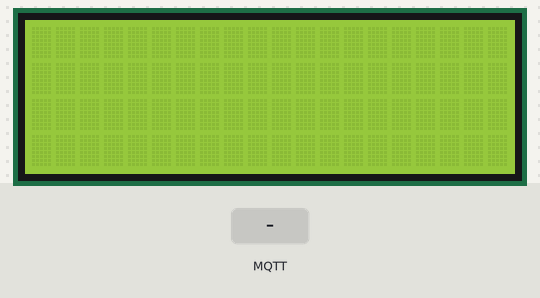
Bench run of a sketch on a simulated Arduino MKR. Parts: 20×4 character LCD. The inputs (shaded band) are chosen by the test bench. WiFi joins after 1.5 s; servers stay silent unless stated; no MQTT or app messages arrive unless stated; what the sketch prints to the serial monitor is not drawn.

Above: at 2.8 s.
2.9 s: MQTT message "on" arrives on the first subscribed topic
At 3.7 s:
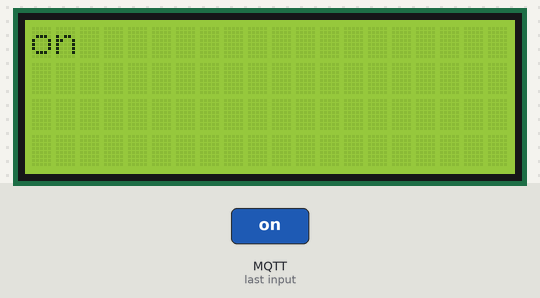
4.5 s: MQTT message "off" arrives on the first subscribed topic
At 5.1 s:
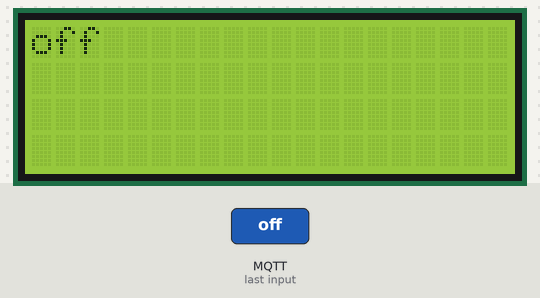
6.2 s: MQTT message "1" arrives on the first subscribed topic
At 7.3 s:
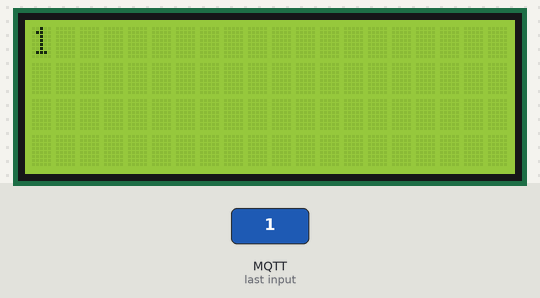
Timing chart, 0 to 9.2 s (numbered marks = the images above; inputs shaded):
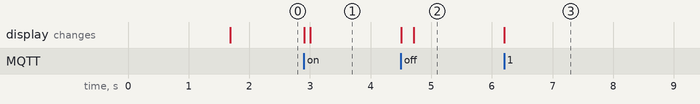

The sketch:

TFMAntoniSubscriberAndWriteLCD.ino
```cpp
#include <Wire.h>
#include <LiquidCrystal_I2C.h>

#include <ArduinoMqttClient.h>
#if defined(ARDUINO_SAMD_MKRWIFI1010) || defined(ARDUINO_SAMD_NANO_33_IOT) || defined(ARDUINO_AVR_UNO_WIFI_REV2)
  #include <WiFiNINA.h>
#elif defined(ARDUINO_SAMD_MKR1000)
  #include <WiFi101.h>
#elif defined(ARDUINO_ESP8266_ESP12)
  #include <ESP8266WiFi.h>
#endif


char ssid[] = "TP-Link_0846";        // your network SSID (name)
char pass[] = "24398006";    // your network password (use for WPA, or use as key for WEP)

/* Initialise the LiquidCrystal library. The default address is 0x27 and this is a 16x2 line display */
LiquidCrystal_I2C lcd(0x27,20,4);
WiFiClient wifiClient;
MqttClient mqttClient(wifiClient);

const char broker[] = "test.mosquitto.org";
int        port     = 1883;
const char topic[]  = "blogTFMAntoni";

void setup()
{
  /* Initialise the LCD */
  lcd.init();
  lcd.init();

while (!Serial) {
    ; // wait for serial port to connect. Needed for native USB port only
  }

  // attempt to connect to Wifi network:
  Serial.print("Attempting to connect to WPA SSID: ");
  Serial.println(ssid);
  while (WiFi.begin(ssid, pass) != WL_CONNECTED) {
    // failed, retry
    Serial.print(".");
    delay(5000);
  }

  Serial.println("You're connected to the network");
  Serial.println();

  // You can provide a unique client ID, if not set the library uses Arduino-millis()
  // Each client must have a unique client ID
  // mqttClient.setId("clientId");

  // You can provide a username and password for authentication
  // mqttClient.setUsernamePassword("username", "password");

  Serial.print("Attempting to connect to the MQTT broker: ");
  Serial.println(broker);

  if (!mqttClient.connect(broker, port)) {
    Serial.print("MQTT connection failed! Error code = ");
    Serial.println(mqttClient.connectError());

    while (1);
  }

  Serial.println("You're connected to the MQTT broker!");
  Serial.println();

  Serial.print("Subscribing to topic: ");
  Serial.println(topic);
  Serial.println();


  mqttClient.subscribe(topic);

  Serial.print("Waiting for messages on topic: ");
  Serial.println(topic);
  Serial.println();


  lcd.backlight();


}

/* Main program loop */
void loop()
{
  lcd.backlight();

int messageSize = mqttClient.parseMessage();
  if (messageSize) {
    Serial.print("Received a message with topic '");
    Serial.print(mqttClient.messageTopic());
    Serial.print("', length ");
    Serial.print(messageSize);
    Serial.println(" bytes:");
    int fila = 0;
    int columna = 0;
    lcd.clear();
    while (mqttClient.available()) {
      if(columna == 20){
        columna = 0;
        fila = fila +1;
      }
      if(fila == 4){
        delay(500);
        lcd.clear();
        fila = 0;
      }
      lcd.setCursor(columna, fila);
      char caracter = (char)mqttClient.read();
      lcd.print(caracter);
      Serial.print(caracter);
      columna = columna +1;
      delay(100);
    }
    Serial.println();
  }
}
```

Measured:
- after the input at 2.9 s, the display: first changes at once (image 1 shows a later state)
- after the input at 4.5 s, the display: first changes at once (image 2 shows a later state)
- after the input at 6.2 s, the display: changes at once (image 3)
